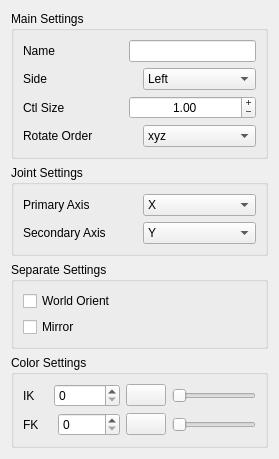
<?xml version="1.0" encoding="UTF-8"?>
<ui version="4.0">
 <class>Form</class>
 <widget class="QWidget" name="Form">
  <property name="geometry">
   <rect>
    <x>0</x>
    <y>0</y>
    <width>279</width>
    <height>440</height>
   </rect>
  </property>
  <property name="windowTitle">
   <string>Form</string>
  </property>
  <layout class="QVBoxLayout" name="verticalLayout_5">
   <item>
    <widget class="QGroupBox" name="groupBox">
     <property name="title">
      <string>Main Settings</string>
     </property>
     <layout class="QGridLayout" name="gridLayout_2">
      <item row="0" column="0">
       <layout class="QVBoxLayout" name="verticalLayout_4">
        <item>
         <layout class="QHBoxLayout" name="horizontalLayout_5">
          <item>
           <widget class="QLabel" name="label_2">
            <property name="minimumSize">
             <size>
              <width>100</width>
              <height>0</height>
             </size>
            </property>
            <property name="text">
             <string>Name</string>
            </property>
           </widget>
          </item>
          <item>
           <widget class="QLineEdit" name="lineEdit"/>
          </item>
         </layout>
        </item>
        <item>
         <layout class="QHBoxLayout" name="horizontalLayout_6">
          <item>
           <widget class="QLabel" name="label_3">
            <property name="text">
             <string>Side</string>
            </property>
           </widget>
          </item>
          <item>
           <widget class="QComboBox" name="comboBox_2">
            <item>
             <property name="text">
              <string>Left</string>
             </property>
            </item>
            <item>
             <property name="text">
              <string>Center</string>
             </property>
            </item>
            <item>
             <property name="text">
              <string>Right</string>
             </property>
            </item>
           </widget>
          </item>
         </layout>
        </item>
        <item>
         <layout class="QHBoxLayout" name="horizontalLayout_3">
          <item>
           <widget class="QLabel" name="ctlSize_label">
            <property name="minimumSize">
             <size>
              <width>100</width>
              <height>0</height>
             </size>
            </property>
            <property name="text">
             <string>Ctl Size</string>
            </property>
           </widget>
          </item>
          <item>
           <widget class="QDoubleSpinBox" name="ctlSize_doubleSpinBox">
            <property name="sizePolicy">
             <sizepolicy hsizetype="Expanding" vsizetype="Fixed">
              <horstretch>0</horstretch>
              <verstretch>0</verstretch>
             </sizepolicy>
            </property>
            <property name="wrapping">
             <bool>false</bool>
            </property>
            <property name="alignment">
             <set>Qt::AlignCenter</set>
            </property>
            <property name="buttonSymbols">
             <enum>QAbstractSpinBox::PlusMinus</enum>
            </property>
            <property name="minimum">
             <double>0.010000000000000</double>
            </property>
            <property name="maximum">
             <double>20000.000000000000000</double>
            </property>
            <property name="value">
             <double>1.000000000000000</double>
            </property>
           </widget>
          </item>
         </layout>
        </item>
        <item>
         <layout class="QHBoxLayout" name="horizontalLayout_13">
          <item>
           <widget class="QLabel" name="label_8">
            <property name="text">
             <string>Rotate Order</string>
            </property>
           </widget>
          </item>
          <item>
           <widget class="QComboBox" name="comboBox_4">
            <item>
             <property name="text">
              <string>xyz</string>
             </property>
            </item>
            <item>
             <property name="text">
              <string>yzx</string>
             </property>
            </item>
            <item>
             <property name="text">
              <string>zxy</string>
             </property>
            </item>
            <item>
             <property name="text">
              <string>xzy</string>
             </property>
            </item>
            <item>
             <property name="text">
              <string>yxz</string>
             </property>
            </item>
            <item>
             <property name="text">
              <string>zyx</string>
             </property>
            </item>
           </widget>
          </item>
         </layout>
        </item>
       </layout>
      </item>
     </layout>
    </widget>
   </item>
   <item>
    <widget class="QGroupBox" name="groupBox_2">
     <property name="title">
      <string>Joint Settings</string>
     </property>
     <layout class="QVBoxLayout" name="verticalLayout">
      <item>
       <layout class="QHBoxLayout" name="horizontalLayout_4">
        <item>
         <widget class="QLabel" name="label">
          <property name="text">
           <string>Primary Axis</string>
          </property>
         </widget>
        </item>
        <item>
         <widget class="QComboBox" name="comboBox">
          <item>
           <property name="text">
            <string>X</string>
           </property>
          </item>
          <item>
           <property name="text">
            <string>Y</string>
           </property>
          </item>
          <item>
           <property name="text">
            <string>Z</string>
           </property>
          </item>
          <item>
           <property name="text">
            <string>-X</string>
           </property>
          </item>
          <item>
           <property name="text">
            <string>-Y</string>
           </property>
          </item>
          <item>
           <property name="text">
            <string>-Z</string>
           </property>
          </item>
         </widget>
        </item>
       </layout>
      </item>
      <item>
       <layout class="QHBoxLayout" name="horizontalLayout_7">
        <item>
         <widget class="QLabel" name="label_4">
          <property name="text">
           <string>Secondary Axis</string>
          </property>
         </widget>
        </item>
        <item>
         <widget class="QComboBox" name="comboBox_3">
          <property name="currentText">
           <string>Y</string>
          </property>
          <property name="currentIndex">
           <number>1</number>
          </property>
          <item>
           <property name="text">
            <string>X</string>
           </property>
          </item>
          <item>
           <property name="text">
            <string>Y</string>
           </property>
          </item>
          <item>
           <property name="text">
            <string>Z</string>
           </property>
          </item>
          <item>
           <property name="text">
            <string>-X</string>
           </property>
          </item>
          <item>
           <property name="text">
            <string>-Y</string>
           </property>
          </item>
          <item>
           <property name="text">
            <string>-Z</string>
           </property>
          </item>
         </widget>
        </item>
       </layout>
      </item>
     </layout>
    </widget>
   </item>
   <item>
    <widget class="QGroupBox" name="groupBox_3">
     <property name="title">
      <string>Separate Settings</string>
     </property>
     <layout class="QVBoxLayout" name="verticalLayout_3">
      <item>
       <layout class="QVBoxLayout" name="verticalLayout_2">
        <item>
         <widget class="QCheckBox" name="neutralRotation_checkBox">
          <property name="toolTip">
           <string>&lt;html&gt;&lt;head/&gt;&lt;body&gt;&lt;p&gt;If is active, it will align the control with world space&lt;/p&gt;&lt;/body&gt;&lt;/html&gt;</string>
          </property>
          <property name="text">
           <string>World Orient</string>
          </property>
         </widget>
        </item>
        <item>
         <widget class="QCheckBox" name="mirrorBehaviour_checkBox">
          <property name="toolTip">
           <string>&lt;html&gt;&lt;head/&gt;&lt;body&gt;&lt;p&gt;If is active, the control will have symmetrical behaviour on Left and Right side.&lt;/p&gt;&lt;p&gt;&lt;br/&gt;&lt;/p&gt;&lt;p&gt;WARNING: There is a bug in Maya 2018 and 2018.1 that will result in an incorrect behaviour, because this option will negate one of the axis. Other Maya version should be ok.&lt;/p&gt;&lt;/body&gt;&lt;/html&gt;</string>
          </property>
          <property name="text">
           <string>Mirror</string>
          </property>
         </widget>
        </item>
       </layout>
      </item>
     </layout>
    </widget>
   </item>
   <item>
    <widget class="QGroupBox" name="groupBox_4">
     <property name="sizePolicy">
      <sizepolicy hsizetype="Minimum" vsizetype="Minimum">
       <horstretch>0</horstretch>
       <verstretch>0</verstretch>
      </sizepolicy>
     </property>
     <property name="title">
      <string>Color Settings</string>
     </property>
     <layout class="QGridLayout" name="gridLayout">
      <item row="0" column="0">
       <layout class="QGridLayout" name="gridLayout_7">
        <item row="0" column="0">
         <layout class="QGridLayout" name="gridLayout_10">
          <item row="0" column="2">
           <widget class="QSpinBox" name="color_ik_spinBox">
            <property name="sizePolicy">
             <sizepolicy hsizetype="Expanding" vsizetype="Fixed">
              <horstretch>0</horstretch>
              <verstretch>0</verstretch>
             </sizepolicy>
            </property>
            <property name="maximum">
             <number>31</number>
            </property>
           </widget>
          </item>
          <item row="0" column="1">
           <widget class="QLabel" name="color_ik_label">
            <property name="sizePolicy">
             <sizepolicy hsizetype="Minimum" vsizetype="Preferred">
              <horstretch>0</horstretch>
              <verstretch>0</verstretch>
             </sizepolicy>
            </property>
            <property name="minimumSize">
             <size>
              <width>0</width>
              <height>0</height>
             </size>
            </property>
            <property name="text">
             <string/>
            </property>
           </widget>
          </item>
          <item row="0" column="3">
           <widget class="QPushButton" name="RGB_ik_pushButton">
            <property name="sizePolicy">
             <sizepolicy hsizetype="Fixed" vsizetype="Fixed">
              <horstretch>0</horstretch>
              <verstretch>0</verstretch>
             </sizepolicy>
            </property>
            <property name="maximumSize">
             <size>
              <width>16777215</width>
              <height>16777215</height>
             </size>
            </property>
            <property name="layoutDirection">
             <enum>Qt::LeftToRight</enum>
            </property>
            <property name="styleSheet">
             <string notr="true"/>
            </property>
            <property name="text">
             <string/>
            </property>
           </widget>
          </item>
          <item row="0" column="4">
           <widget class="QSlider" name="RGB_ik_slider">
            <property name="maximum">
             <number>255</number>
            </property>
            <property name="orientation">
             <enum>Qt::Horizontal</enum>
            </property>
           </widget>
          </item>
          <item row="0" column="0">
           <widget class="QLabel" name="ik_label">
            <property name="text">
             <string>IK</string>
            </property>
           </widget>
          </item>
         </layout>
        </item>
       </layout>
      </item>
      <item row="1" column="0">
       <layout class="QGridLayout" name="gridLayout_11">
        <item row="0" column="2">
         <widget class="QSpinBox" name="color_ik_spinBox_2">
          <property name="sizePolicy">
           <sizepolicy hsizetype="Expanding" vsizetype="Fixed">
            <horstretch>0</horstretch>
            <verstretch>0</verstretch>
           </sizepolicy>
          </property>
          <property name="maximum">
           <number>31</number>
          </property>
         </widget>
        </item>
        <item row="0" column="1">
         <widget class="QLabel" name="color_ik_label_2">
          <property name="sizePolicy">
           <sizepolicy hsizetype="Minimum" vsizetype="Preferred">
            <horstretch>0</horstretch>
            <verstretch>0</verstretch>
           </sizepolicy>
          </property>
          <property name="minimumSize">
           <size>
            <width>0</width>
            <height>0</height>
           </size>
          </property>
          <property name="text">
           <string/>
          </property>
         </widget>
        </item>
        <item row="0" column="3">
         <widget class="QPushButton" name="RGB_ik_pushButton_2">
          <property name="sizePolicy">
           <sizepolicy hsizetype="Fixed" vsizetype="Fixed">
            <horstretch>0</horstretch>
            <verstretch>0</verstretch>
           </sizepolicy>
          </property>
          <property name="maximumSize">
           <size>
            <width>16777215</width>
            <height>16777215</height>
           </size>
          </property>
          <property name="layoutDirection">
           <enum>Qt::LeftToRight</enum>
          </property>
          <property name="styleSheet">
           <string notr="true"/>
          </property>
          <property name="text">
           <string/>
          </property>
         </widget>
        </item>
        <item row="0" column="4">
         <widget class="QSlider" name="RGB_ik_slider_2">
          <property name="maximum">
           <number>255</number>
          </property>
          <property name="orientation">
           <enum>Qt::Horizontal</enum>
          </property>
         </widget>
        </item>
        <item row="0" column="0">
         <widget class="QLabel" name="ik_label_2">
          <property name="text">
           <string>FK</string>
          </property>
         </widget>
        </item>
       </layout>
      </item>
     </layout>
    </widget>
   </item>
  </layout>
 </widget>
 <resources/>
 <connections/>
</ui>
